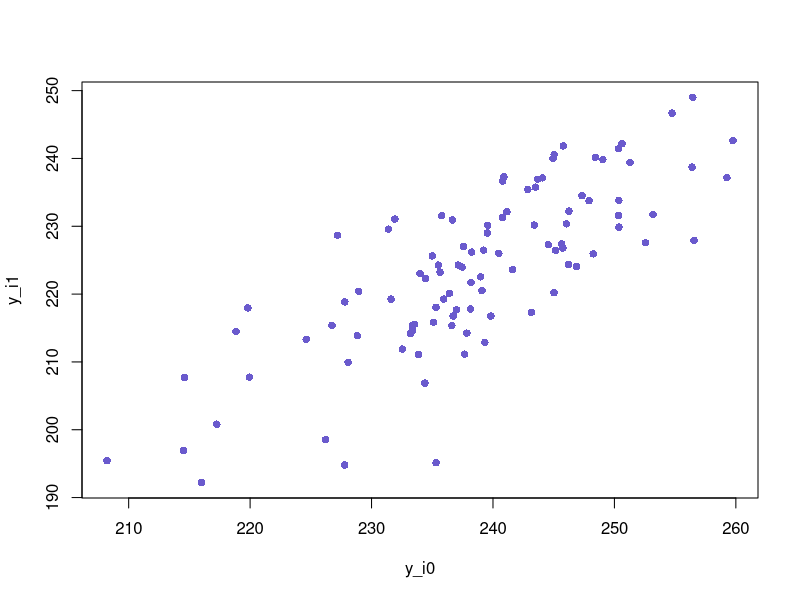
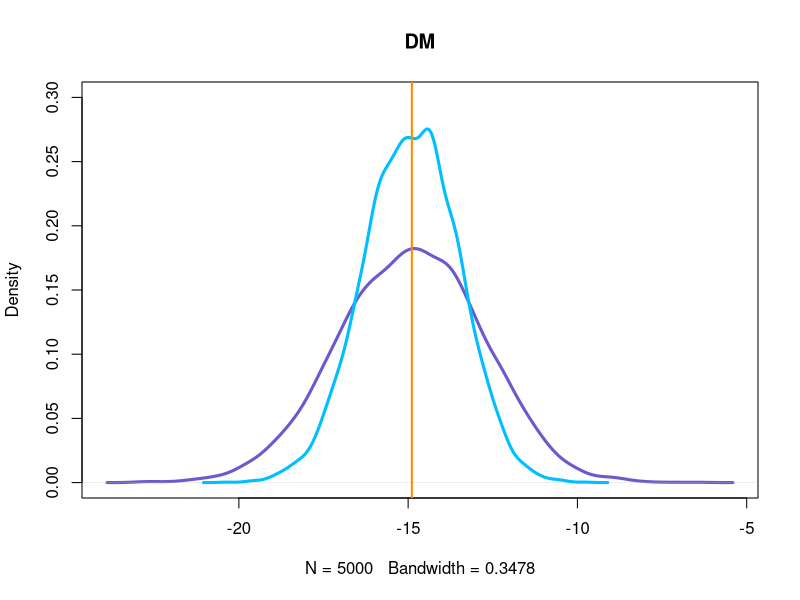
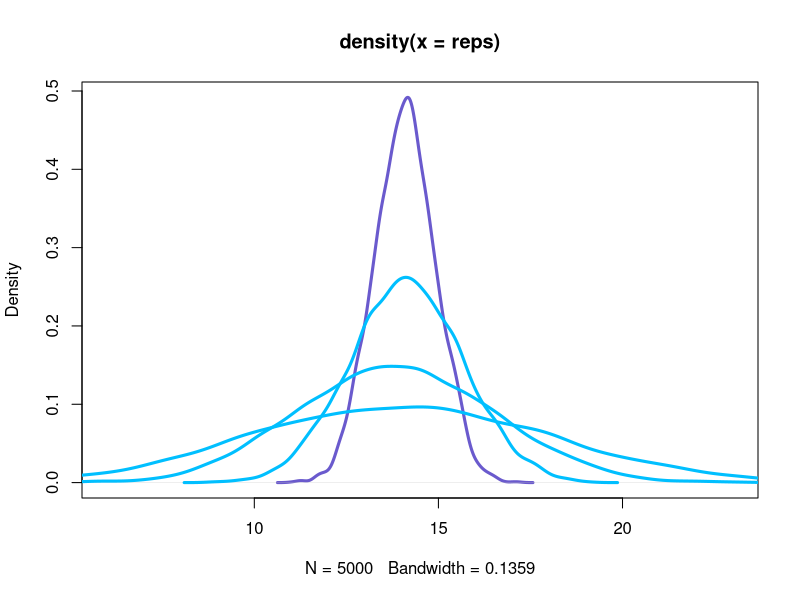
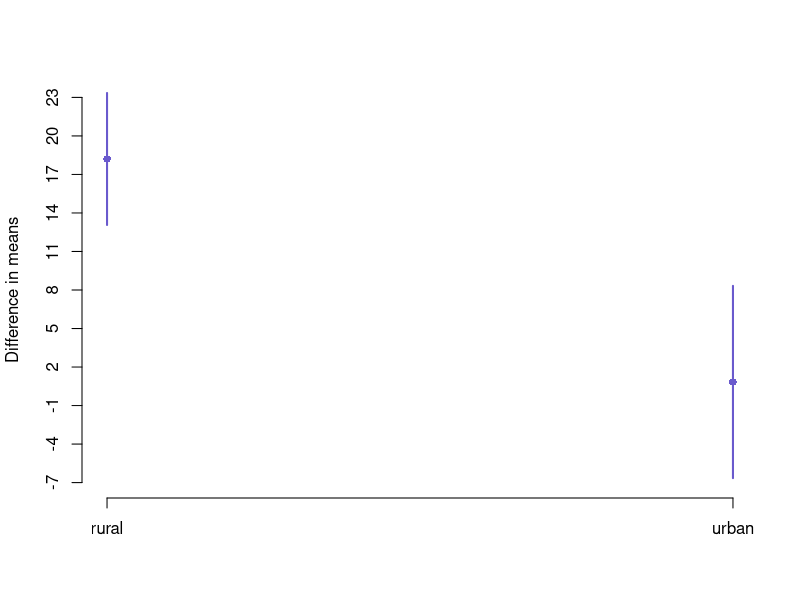
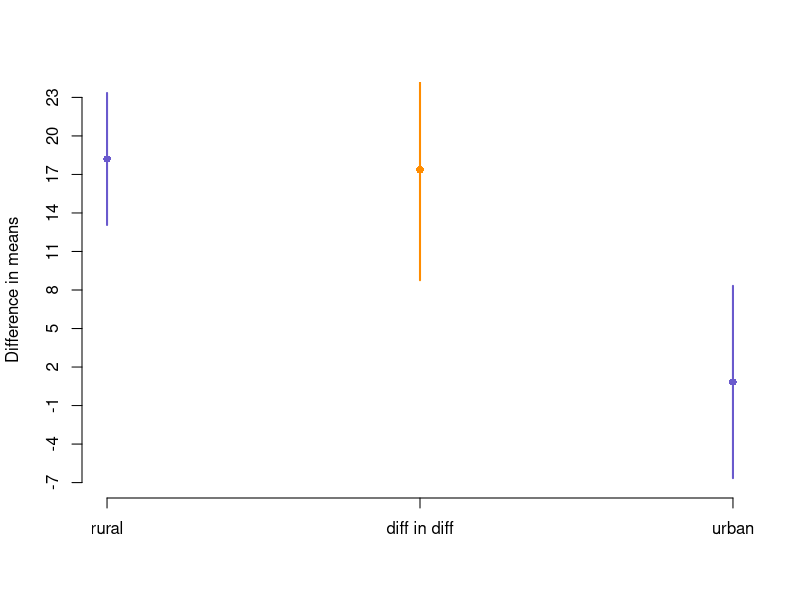

These figures' R source, in order:
## ---- chunk 1

rm(list=ls())

## ---- chunk 2

# Pre-treatment covariates
conflict_pre <- rnorm(100, 95, 4)
rural <- rbinom(100, 1, .7)
ethnic_frac <- rnorm(100, .45, .3)


# Potential outcomes
y_i0 <- 2.5*conflict_pre
y_i1 <- y_i0 - rnorm(100, 10, 5) + rnorm(100, 4*ethnic_frac, 3) - 8*rural

## ---- chunk 3
plot(y_i0, y_i1, pch=16, col="slateblue")
## ---- chunk 4
true_ace <- mean(y_i1) - mean (y_i0)
true_ace

## ---- chunk 5

experiment <- function(){
    
    rainfall <- rbinom(100, 1, .5)
    observed_conflict <- ifelse(rainfall==1, y_i1, y_i0)

    # simple difference of means
    DM <- t.test(observed_conflict ~ rainfall)$estimate[2] - 
                    t.test(observed_conflict ~ rainfall)$estimate[1] 
    
    # rescaling outcome (difference in differences)
    rescaled <- observed_conflict - conflict_pre
    DiD <- t.test(rescaled ~ rainfall)$estimate[2] - 
                    t.test(rescaled ~ rainfall)$estimate[1] 

    # return
    return(c(DM, DiD))
    
}

## ---- chunk 6

reps <- replicate(5000, experiment())
rownames(reps) <- c("DM", "DiD")

plot(density(reps[1,]), col="slateblue", main="DM", lwd=3, ylim=c(0, .3))
lines(density(reps[2,]), col="deepskyblue", lwd=3)
abline(v=true_ace, lwd=2, col="darkorange")

apply(reps, MARGIN=1, FUN=mean)
apply(reps, MARGIN=1, FUN=sd)

## ---- chunk 7

var(conflict_pre)

cov(y_i1, conflict_pre)
cov(y_i0, conflict_pre)

cov(y_i1, conflict_pre) + cov(y_i0, conflict_pre) > var(conflict_pre)

## ---- chunk 8

potential_outcomes <- function(sd_x){
    
    conflict_pre <- rnorm(100, 95, sd_x)
    
    y_i0 <- 2.5*conflict_pre
    y_i1 <- 1.1*y_i0 - 10 + 4*ethnic_frac - 2*rural
    
    return(cbind(y_i1, y_i0))
    
    }
   
experiment <- function(PO){
    
    rainfall <- rbinom(100, 1, .5)
    observed_conflict <- ifelse(rainfall==1, PO$y_i1, PO$y_i0)

    # rescaling outcome (difference in differences)
    rescaled <- observed_conflict - conflict_pre
    DiD <- t.test(rescaled ~ rainfall)$estimate[2] - 
                    t.test(rescaled ~ rainfall)$estimate[1] 

    # return
    return(DiD)
    
}

sim <- function(sd_x){
    
    PO <- as.data.frame(potential_outcomes(sd_x=sd_x))
    
    reps <- replicate(5000, experiment(PO=PO))
    
    lines(density(reps), col="deepskyblue", lwd=3)
    
}

## ---- chunk 9

sd_x <- seq(.1, 10, by=2.5)
sd_x 

PO <- as.data.frame(potential_outcomes(sd_x=sd_x[1]))
reps <- replicate(5000, experiment(PO=PO))
plot(density(reps), col="slateblue", lwd=3, xlim=c(6,23))

for (i in 2:length(sd_x)){    
    sim(sd_x=sd_x[i])
}

## ---- chunk 10

rainfall <- rbinom(100, 1, .5)
observed_conflict <- ifelse(rainfall==1, y_i1, y_i0)

t.test(observed_conflict ~ rainfall)
## ---- chunk 11
data <- as.data.frame(cbind(rural, conflict_pre, observed_conflict, rainfall))


test.rural <- with(data[rural==1,], t.test(observed_conflict ~ rainfall))
test.rural

test.urban <- with(data[rural==0,], t.test(observed_conflict ~ rainfall))
test.urban

## ---- chunk 12

d.r <- test.rural$estimate[1] - test.rural$estimate[2]
d.u <- test.urban$estimate[1] - test.urban$estimate[2]

min <- round(min(test.urban$conf.int), 0)
max <- round(max(test.rural$conf.int), 0)
    
plot(1:2, c(d.r, d.u), ylim=c(min,max), pch=16, col="slateblue", 
     ylab="Difference in means", axes=F, xlab="")
segments(1:2, c(test.rural$conf.int[1], test.urban$conf.int[1]), 
         1:2, c(test.rural$conf.int[2], test.urban$conf.int[2]),
         lwd=2, col="slateblue")
axis(2, seq(min, max, round(abs(max/min), 0)))
axis(1, 1:2, labels=c("rural", "urban"))

## ---- chunk 13
diff_in_diff <- d.r - d.u
## ---- chunk 14

rural <- data[data$rural==1,]
urban <- data[data$rural==0,]

var1.r <- var(rural$observed_conflict[rural$rainfall==1])
var0.r <- var(rural$observed_conflict[rural$rainfall==0])
varN1.r <- var1.r/length(rural$observed_conflict[rural$rainfall==1])
varN0.r <- var0.r/length(rural$observed_conflict[rural$rainfall==0])
se.diff.r <- sqrt(varN1.r + varN0.r)

d.r/se.diff.r
test.rural

var1.u <- var(urban$observed_conflict[urban$rainfall==1])
var0.u <- var(urban$observed_conflict[urban$rainfall==0])
varN1.u <- var1.u/length(urban$observed_conflict[urban$rainfall==1])
varN0.u <- var0.u/length(urban$observed_conflict[urban$rainfall==0])
se.diff.u <- sqrt(varN1.u + varN0.u)

d.u/se.diff.u
test.urban

## ---- chunk 15

diff_in_diff

SE_diff <- sqrt(se.diff.u^2 + se.diff.r^2)
SE_diff

pnorm(diff_in_diff/SE_diff) # (one-tailed)

## ---- chunk 16

upper <- diff_in_diff + 1.96*SE_diff
lower <- diff_in_diff - 1.96*SE_diff
min <- min(min, lower)

plot(1:2, c(d.r, d.u), ylim=c(min,max), pch=16, col="slateblue", 
     ylab="Difference in means", axes=F, xlab="")
segments(1:2, c(test.rural$conf.int[1], test.urban$conf.int[1]), 
         1:2, c(test.rural$conf.int[2], test.urban$conf.int[2]),
         lwd=2, col="slateblue")
axis(2, seq(min, max, round(abs(max/min), 0)))
points(1.5, diff_in_diff, pch=16, col="darkorange")
segments(1.5, upper,  1.5, lower, lwd=2, col="darkorange")
axis(1, c(1, 1.5, 2), labels=c("rural", "diff in diff", "urban"))

